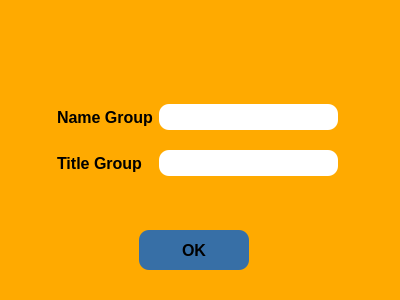
<?xml version="1.0" encoding="UTF-8"?>
<ui version="4.0">
 <class>CreateNewGroup</class>
 <widget class="QDialog" name="CreateNewGroup">
  <property name="geometry">
   <rect>
    <x>0</x>
    <y>0</y>
    <width>400</width>
    <height>300</height>
   </rect>
  </property>
  <property name="windowTitle">
   <string>New Group</string>
  </property>
  <property name="styleSheet">
   <string notr="true">background-color: rgb(255, 170, 0);</string>
  </property>
  <widget class="QPushButton" name="pushButton">
   <property name="geometry">
    <rect>
     <x>139</x>
     <y>230</y>
     <width>110</width>
     <height>40</height>
    </rect>
   </property>
   <property name="font">
    <font>
     <pointsize>12</pointsize>
     <bold>true</bold>
    </font>
   </property>
   <property name="styleSheet">
    <string notr="true">QPushButton {
    border-radius: 10px;
    padding: 10px;
    background-color: #376fa6;
	color: &quot;white&quot;;
}

QPushButton:hover {
    background-color: #007600;
}

QPushButton:pressed {
    background-color: #888888;
}
</string>
   </property>
   <property name="text">
    <string>OK</string>
   </property>
  </widget>
  <widget class="QLabel" name="label_error">
   <property name="geometry">
    <rect>
     <x>60</x>
     <y>195</y>
     <width>275</width>
     <height>21</height>
    </rect>
   </property>
   <property name="styleSheet">
    <string notr="true">color: rgb(255, 255, 255);</string>
   </property>
   <property name="text">
    <string/>
   </property>
  </widget>
  <widget class="QWidget" name="layoutWidget">
   <property name="geometry">
    <rect>
     <x>57</x>
     <y>90</y>
     <width>281</width>
     <height>101</height>
    </rect>
   </property>
   <layout class="QGridLayout" name="gridLayout">
    <item row="0" column="0">
     <widget class="QLabel" name="label_NameGroup">
      <property name="font">
       <font>
        <pointsize>12</pointsize>
        <bold>true</bold>
       </font>
      </property>
      <property name="text">
       <string>Name Group</string>
      </property>
     </widget>
    </item>
    <item row="0" column="1">
     <widget class="QLineEdit" name="lineEdit_NameGroup">
      <property name="styleSheet">
       <string notr="true">QLineEdit {
    border-radius: 10px;
    padding: 5px;
	background-color: rgb(255, 255, 255);
	
	font: 12pt &quot;Century&quot;;
}
</string>
      </property>
     </widget>
    </item>
    <item row="1" column="0">
     <widget class="QLabel" name="label_TitleGroup">
      <property name="font">
       <font>
        <pointsize>12</pointsize>
        <bold>true</bold>
       </font>
      </property>
      <property name="text">
       <string>Title Group</string>
      </property>
     </widget>
    </item>
    <item row="1" column="1">
     <widget class="QLineEdit" name="lineEdit_TitleGroup">
      <property name="styleSheet">
       <string notr="true">QLineEdit {
    border-radius: 10px;
    padding: 5px;
	background-color: rgb(255, 255, 255);
	
	font: 12pt &quot;Century&quot;;
}
</string>
      </property>
     </widget>
    </item>
   </layout>
  </widget>
 </widget>
 <resources/>
 <connections/>
</ui>
